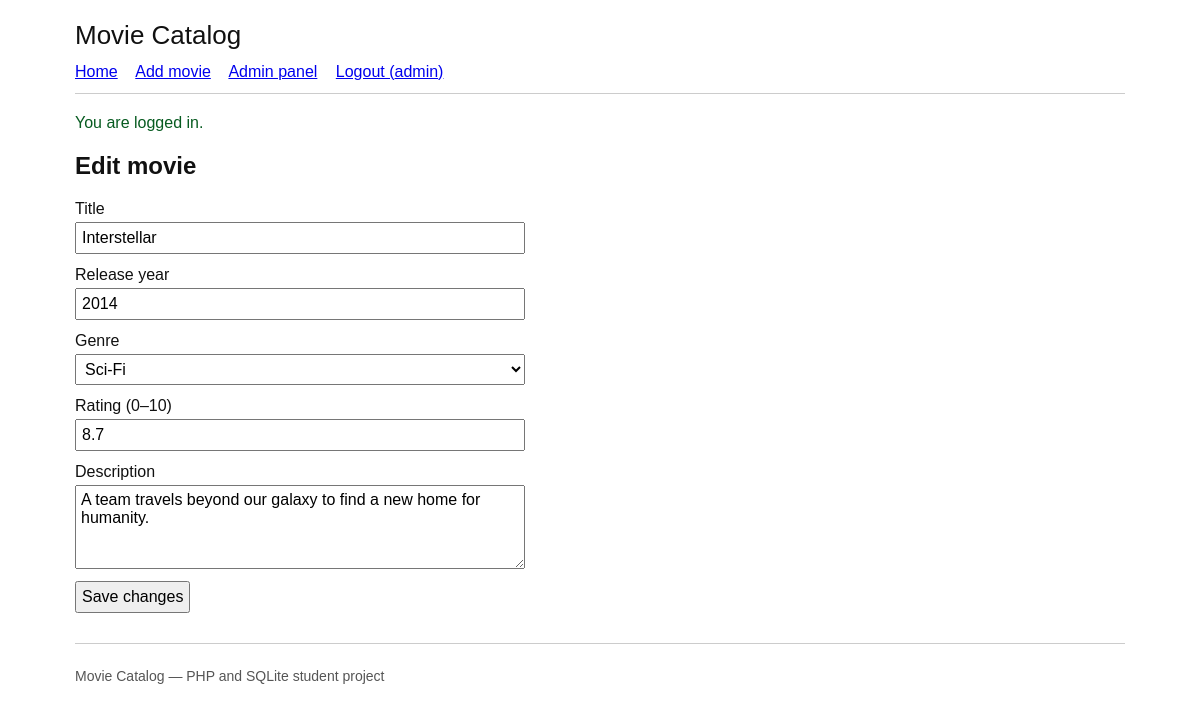
The page /edit_movie.php?id=1 (signed in) on the database its author committed.
### tables this page shows
CREATE TABLE movies (
    id INTEGER PRIMARY KEY AUTOINCREMENT,
    title TEXT NOT NULL,
    year INTEGER NOT NULL,
    genre TEXT NOT NULL,
    rating REAL NOT NULL,
    description TEXT NOT NULL,
    created_by INTEGER,
    FOREIGN KEY (created_by) REFERENCES users(id) ON DELETE SET NULL
);

### edit_movie.php (the view, shortened to what this page needs)
<?php
require_once __DIR__ . '/includes/functions.php';
require_once __DIR__ . '/config/database.php';
$genres = ['Sci-Fi', 'Drama', 'Romance', 'Action', 'Comedy', 'Horror', 'Animation', 'Other'];
$id = filter_input(INPUT_GET, 'id', FILTER_VALIDATE_INT);
$stmt = $pdo->prepare('SELECT * FROM movies WHERE id = ?');
$stmt->execute([$id]);
$movie = $stmt->fetch();
require __DIR__ . '/includes/header.php';
?>
<h2>Edit movie</h2>
<form method="post">
<label>Title <input name="title" required maxlength="100" value="<?= e($movie['title']) ?>"></label>
<label>Release year <input type="number" name="year" required min="1888" max="<?= date('Y') + 5 ?>" value="<?= e($movie['year']) ?>"></label>
<label>Genre <select name="genre" required><?php foreach ($genres as $g): ?><option value="<?= e($g) ?>" <?= $movie['genre'] === $g ? 'selected' : '' ?>><?= e($g) ?></option><?php endforeach; ?></select></label>
<label>Rating (0–10) <input type="number" name="rating" required min="0" max="10" step="0.1" value="<?= e($movie['rating']) ?>"></label>
<label>Description <textarea name="description" required maxlength="1000" rows="4"><?= e($movie['description']) ?></textarea></label>
<button type="submit">Save changes</button>
</form>
<?php require __DIR__ . '/includes/footer.php'; ?>

### css/style.css (style rules this page uses)
body { font-family: Arial, sans-serif; color: #111; background: #fff; max-width: 1050px; margin: 20px auto; padding: 0 15px; }
form label { display: block; margin: 12px 0; }
input, select, textarea, button { font: inherit; padding: 5px; box-sizing: border-box; }
form:not(.inline) input, form:not(.inline) select, form:not(.inline) textarea { display: block; width: 100%; max-width: 450px; margin-top: 4px; }
button { cursor: pointer; }

### rows shown on the page
movies: title "Interstellar", year "2014", rating "8.7", description "A team travels beyond our galaxy to find a new home for humanity."

### other values the page prints
$_SESSION['username'] "admin"
$_SESSION['message'] "You are logged in."
form field genre "Sci-Fi"
